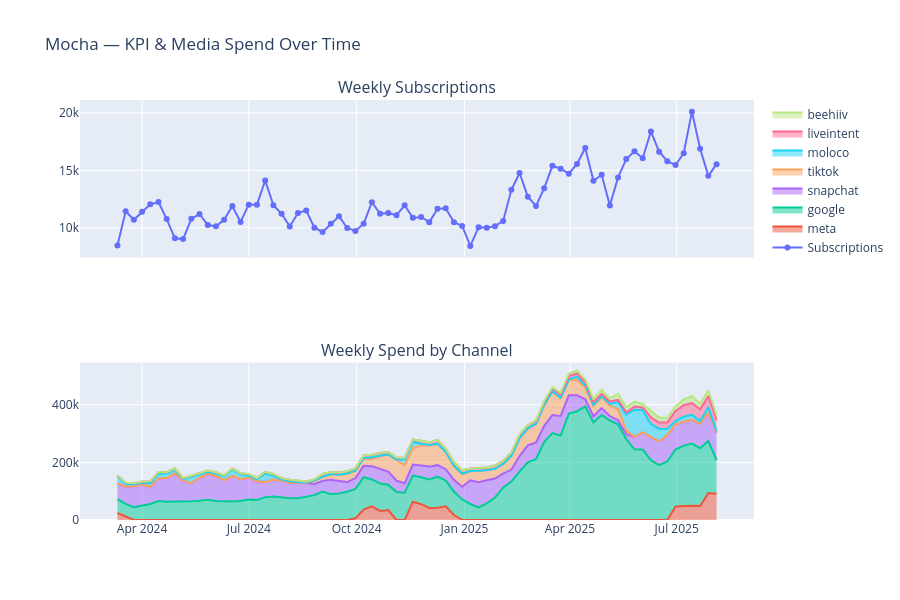

Notebook cell for this chart:
### Code cell
fig = make_subplots(rows=2, cols=1, shared_xaxes=True,
                    subplot_titles=['Weekly Subscriptions', 'Weekly Spend by Channel'])

fig.add_trace(go.Scatter(x=df['date'], y=df['subscriptions'],
                         mode='lines+markers', name='Subscriptions'),
              row=1, col=1)

for ch in model_channels:
    fig.add_trace(go.Scatter(x=df['date'], y=df[f'{ch}_spend'],
                             mode='lines', name=ch, stackgroup='spend'),
                  row=2, col=1)

fig.update_layout(height=600, title_text='Mocha — KPI & Media Spend Over Time')
fig.show()
